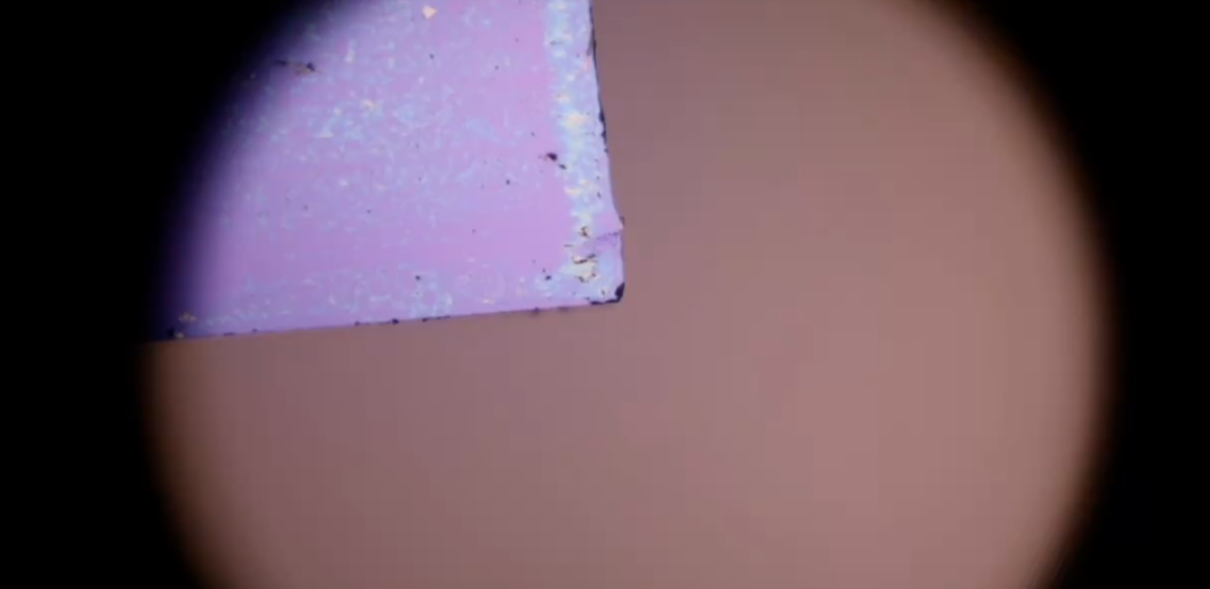
#> input picture hardware/test.png, 2420 x 1178 px, given in place of test_video.mp4, which was not available (shown at 1/2 size)
$ python newCorner.py
#> lines starting #> are read from the running program, lines starting #| are printed output that depends on the picture; after the words box and inside, x2 and y2 are one past the last pixel; in counts of white or black regions, pixels touching at a corner belong together; pictures that were not available may be replaced by others from this repository, and a replacement may not be noted
import cv2
import numpy as np
from scipy.ndimage import label
import matplotlib.pyplot as plt
from skimage.morphology import disk

def opencv_rank_gradient(image, selem):
    """
    Mimics skimage.filters.rank.gradient using OpenCV and NumPy.

    Args:
        image (np.ndarray): Grayscale input image (uint8).
        selem (np.ndarray): Structuring element (binary mask, e.g., from skimage.morphology.disk).

    Returns:
        np.ndarray: Gradient image (uint8).
    """
    # Ensure image is uint8
    if image.dtype != np.uint8:
        image = (255 * (image - np.min(image)) / (np.ptp(image) + 1e-8)).astype(np.uint8)

    # Use OpenCV to compute local min and max
    kernel = selem.astype(np.uint8)
    local_max = cv2.dilate(image, kernel)
    local_min = cv2.erode(image, kernel)
    gradient = local_max - local_min
    return gradient

class ChipFinder():
    def __init__(self, img, threshold = 25, min_area = 100000, labels = None):
        self.img = img
        self.lab = cv2.cvtColor(img, cv2.COLOR_RGB2LAB).astype(np.int16)
        self.lab[:,:,0] = self.lab[:,:,0] * 100.0/255.0
        self.lab[:,:,1] -= 128
        self.lab[:,:,2] -= 128
        self.threshold = threshold
        self.min_area = min_area

        if labels is None:
            self.labels = {
                (74.6, 26.9, -14.6): 1,
                (0,0,0): 0,
                (39.1, 24.9, 18.7): 0,
            }
        else:
            self.lables = labels

    def segment(self):
        gray = cv2.cvtColor(self.img, cv2.COLOR_RGB2GRAY)

        self.saved_edges = opencv_rank_gradient(gray, disk(7))
        self.edges = self.saved_edges > self.threshold
        self.masks, self.num_masks = label(np.logical_not(self.edges))
        self.mask_ids, self.mask_areas = np.unique(self.masks, return_counts=True)
        self.mask_ids = self.mask_ids[self.mask_areas > self.min_area]
        return self.masks

    def get_all_avg_lab(self):
        # Flatten masks and lab arrays
        flat_masks = self.masks.ravel()
        flat_lab = self.lab.reshape(-1, 3)
        num_masks = self.num_masks + 1

        # Prepare output arrays
        avg_labs = np.zeros((num_masks, 3), dtype=np.float32)
        var_labs = np.zeros((num_masks, 3), dtype=np.float32)

        # Compute mean and variance for each channel using bincount
        for c in range(3):
            sums = np.bincount(flat_masks, weights=flat_lab[:, c], minlength=num_masks)
            means = sums / self.mask_areas
            avg_labs[:, c] = means

        self.avg_labs = avg_labs
        return avg_labs, var_labs

    def label_masks(self):
        self.mask_labels = []

        # Prepare layer label LABs and types as arrays/lists
        base_labs = np.array(list(self.labels.keys()))
        layer_types = list(self.labels.values())

        # Compute all pairwise distances (masks x base_labs)
        dists = np.linalg.norm(self.avg_labs[:, None, :] - base_labs[None, :, :], axis=2)
        min_indices = np.argmin(dists, axis=1)

        for idx in self.mask_ids:
            label = layer_types[min_indices[idx]]
            self.mask_labels.append(label)

    def prettify(self):
        self.colored_masks = np.zeros_like(self.masks)

        for i, idx in enumerate(self.mask_ids):
            if self.mask_labels[i] == 1:
                self.colored_masks[self.masks == idx] = 255

        self.colored_masks[self.edges] = 255
        return self.colored_masks

    def get_lines(self):
        edges = cv2.Canny(mask, 50, 150, apertureSize=3)
        lines = cv2.HoughLines(edges,1,np.pi/36,50)
        if lines is None:
            return []
        return lines[:2]


if __name__ == '__main__':
    cap = cv2.VideoCapture('test_video.mp4')

    while True:
        ret, frame = cap.read()
#> frame is the input picture: shape (1178, 2420, 3); mean B, G, R 94.3, 83.8, 107.2
        if not ret:
            break

        frame = frame[100:-100, 350:1000, :]
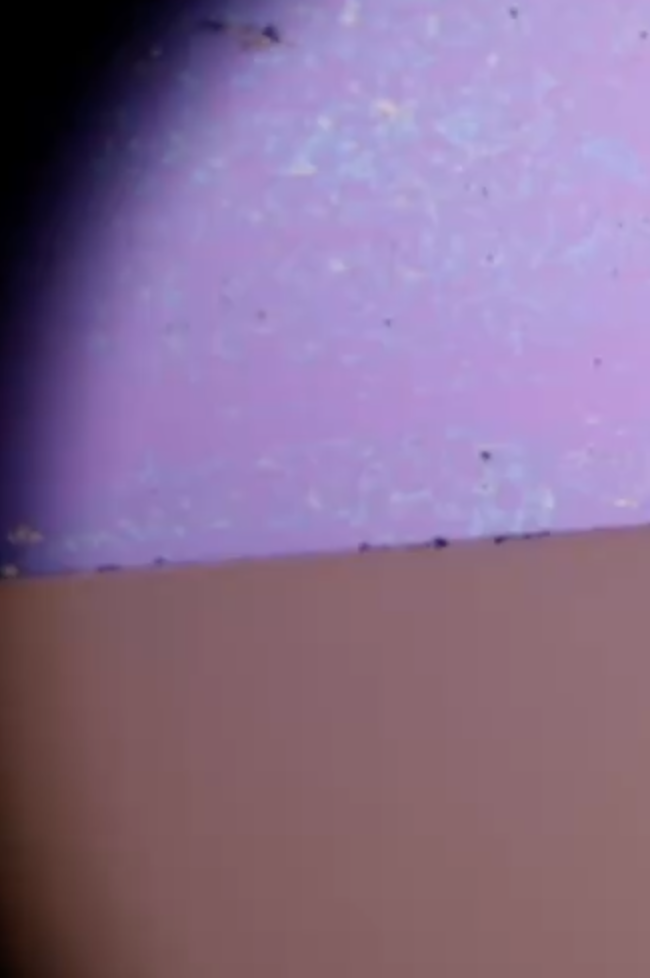
#> frame: shape (978, 650, 3); mean B, G, R 142.5, 110, 135.5
        img = cv2.cvtColor(frame, cv2.COLOR_BGR2RGB)
        test = ChipFinder(img)
#> in __init__, `self.lab[:,:,1] -= 128`:
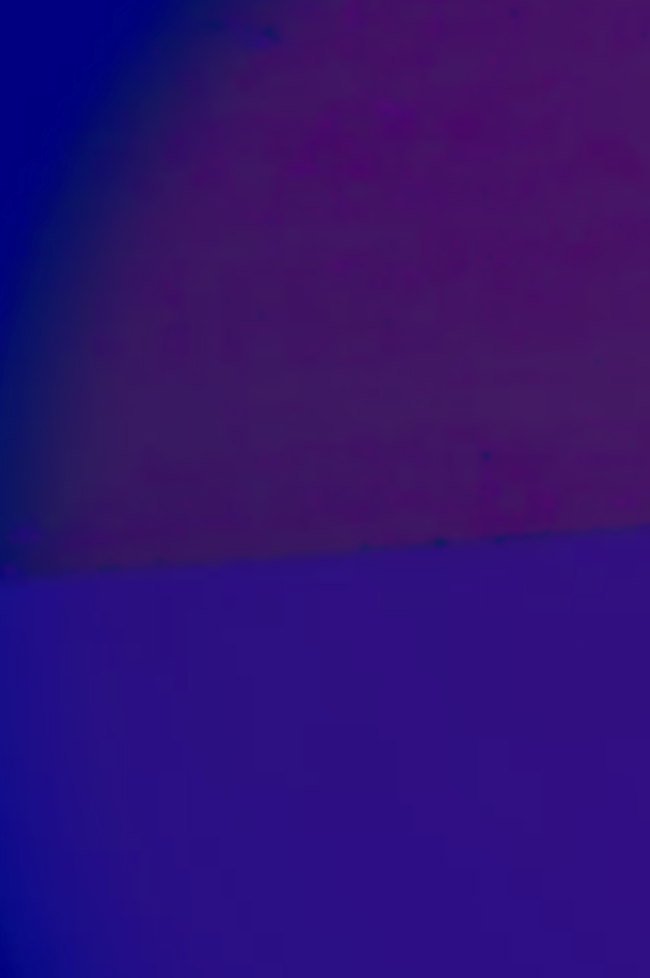
#> self.lab: shape (978, 650, 3) int16; mean R, G, B 49, 16.8, 114.8
#> in __init__, `self.lab[:,:,2] -= 128`:
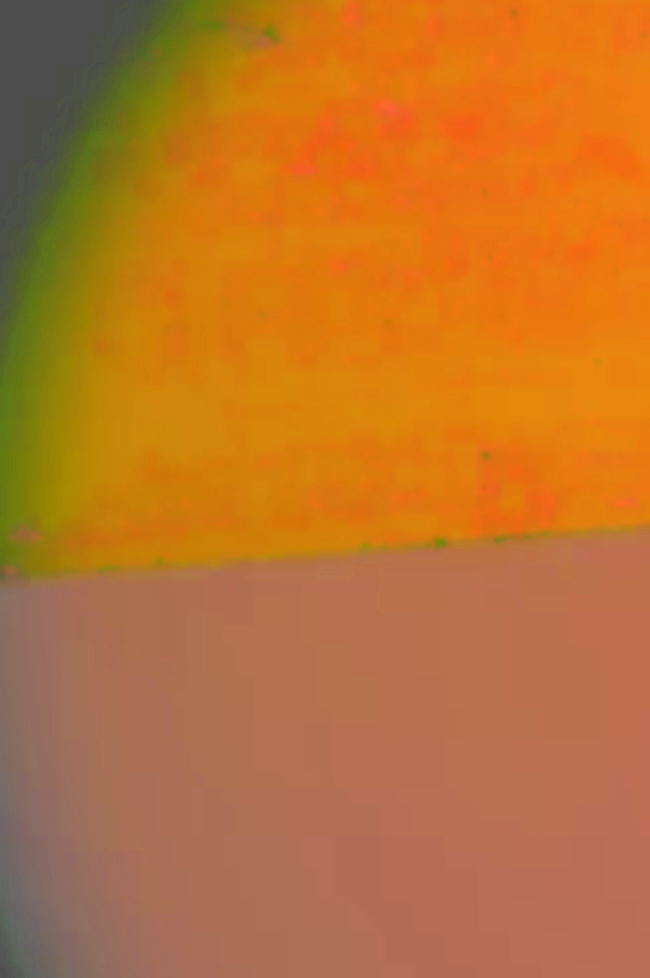
#> self.lab: shape (978, 650, 3) int16; mean R, G, B 49, 16.8, -13.2; drawn with min black and max white
        test.segment()
#> in segment, `gray = cv2.cvtColor(self.img, cv2.COLOR_RGB2GRAY)`:
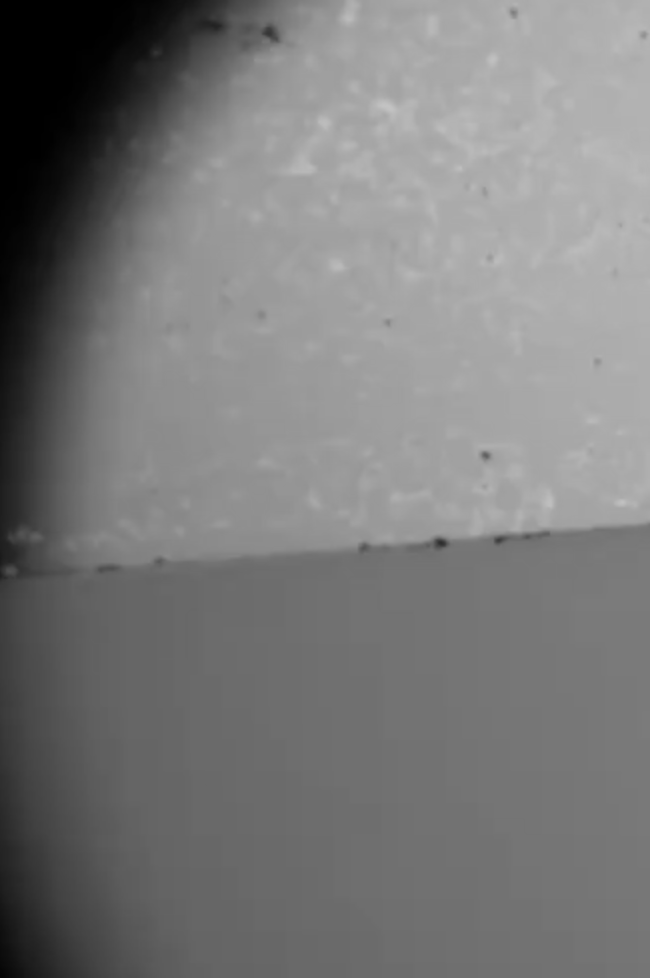
#> gray: shape (978, 650); min 0, max 195, mean 121.3
#> in segment, `self.edges = self.saved_edges > self.threshold`:
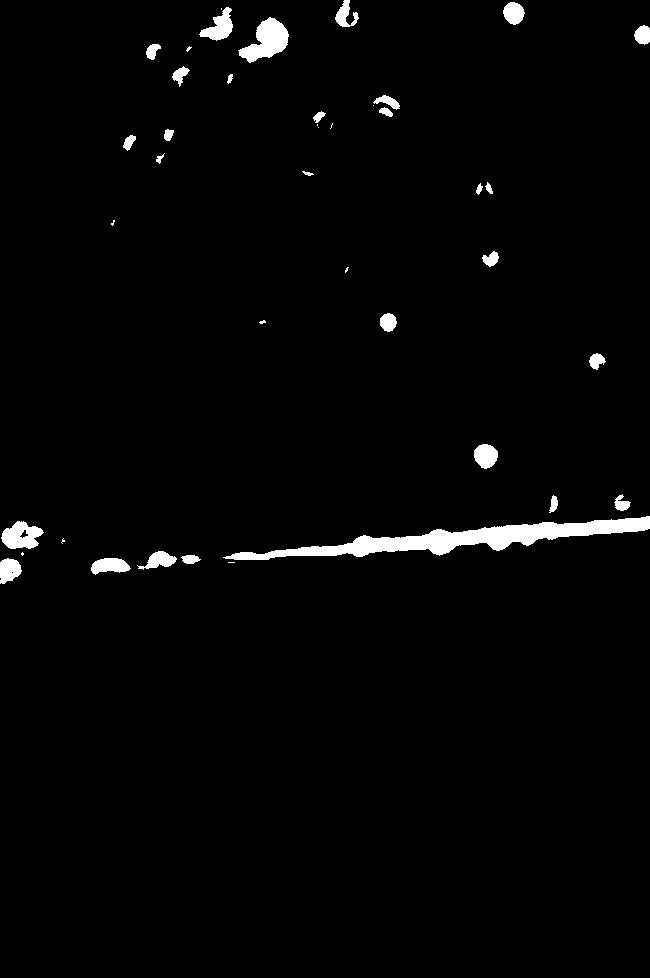
#> self.edges: shape (978, 650) bool; 2.1% white; 41 white regions (12 under 20 px), largest, box (x1, y1, x2, y2) and area: (223, 516, 650, 560) 5820, (238, 17, 289, 63) 1240, (1, 521, 44, 549) 785
#> in segment, `self.masks, self.num_masks = label(np.logical_not(self.edges))`:
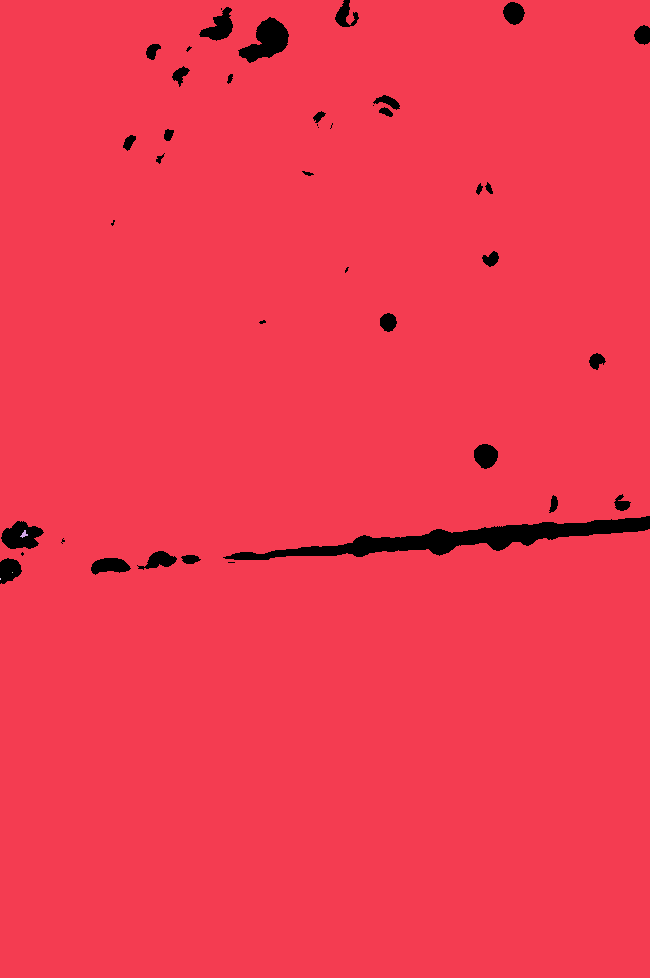
#> self.masks: shape (978, 650) int32; 5 distinct labels, from 0 to 4; one colour per label, 0 black
#> in segment, `self.masks, self.num_masks = label(np.logical_not(self.edges))`: self.num_masks = 4
#> in segment, `self.mask_ids, self.mask_areas = np.unique(self.masks, return_counts=T..`: self.mask_ids = [0, 1, 2, 3, 4]; self.mask_areas = [13240, 622427, 30, 1, 2]
#> in segment, `self.mask_ids = self.mask_ids[self.mask_areas > self.min_area]`: self.mask_ids = [1]
        test.get_all_avg_lab()
#> in get_all_avg_lab, `num_masks = self.num_masks + 1`: num_masks = 5
#> the loop in get_all_avg_lab, `for c in range(3):` made 3 passes
#> (sums, means) on passes 1 to 3: ([656458, 30517226, 962, 32, 30], [49.58, 49.03, 32.07, 32, 15]), ([240442, 10431400, 358, 10, 21], [18.16, 16.76, 11.93, 10, 10.5]), ([-309032, -8100302, -382, -7, -8], [-23.34, -13.01, -12.73, -7, -4])
#> after the loop in get_all_avg_lab, `for c in range(3):`: avg_labs = [[49.58, 18.16, -23.34], [49.03, 16.76, -13.01], [32.07, 11.93, -12.73], [32, 10, -7], [15, 10.5, -4]]
#> in get_all_avg_lab, `self.avg_labs = avg_labs`: self.avg_labs has the same summary as avg_labs
        test.label_masks()
#> in label_masks, `dists = np.linalg.norm(self.avg_labs[:, None, :] - base_labs[None, :, ..`: dists = [[27.91, 57.73, 43.85], [27.55, 53.42, 34.21], [45.13, 36.51, 34.72], [46.46, 34.25, 30.54], [62.72, 18.74, 36.1]]
#> in label_masks, `min_indices = np.argmin(dists, axis=1)`: min_indices = [0, 0, 2, 2, 1]
#> the loop in label_masks, `for idx in self.mask_ids:` made 1 pass
#> after the loop in label_masks, `for idx in self.mask_ids:`: self.mask_labels = [1]
        mask = test.prettify().astype('uint8')
#> the loop in prettify, `for i, idx in enumerate(self.mask_ids):` made 1 pass
#> after the loop in prettify, `for i, idx in enumerate(self.mask_ids):`: self.colored_masks: shape (978, 650) int32; 97.9% white; 41 black regions (12 under 20 px), largest, box (x1, y1, x2, y2) and area: (223, 516, 650, 560) 5820, (238, 17, 289, 63) 1240, (1, 521, 44, 549) 815
#> in prettify, `self.colored_masks[self.edges] = 255`:
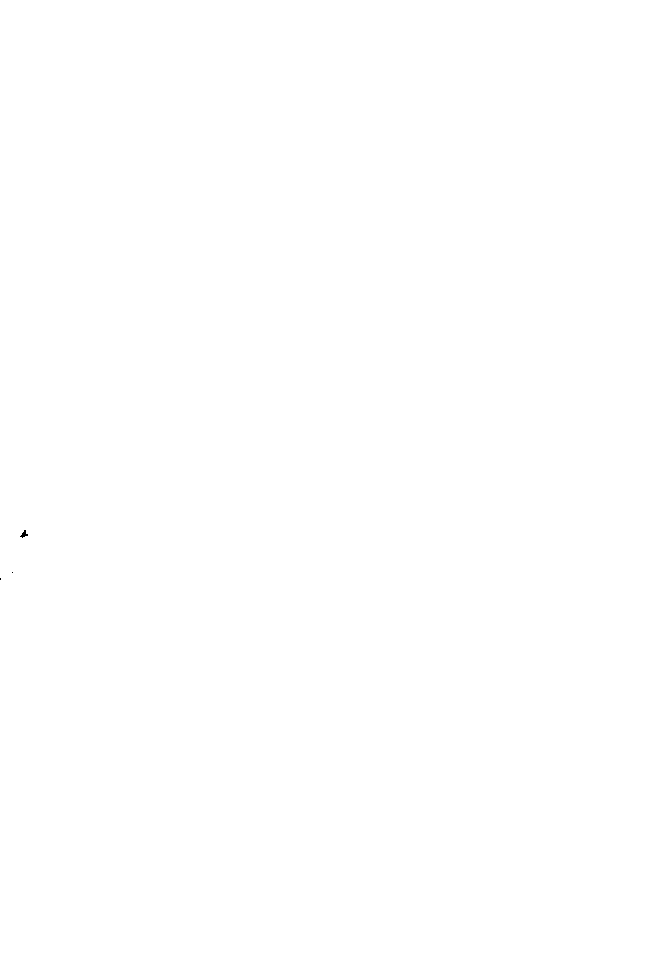
#> self.colored_masks: shape (978, 650) int32; 100% white; black in thin lines or dots, all inside (x1, y1, x2, y2) = (0, 530, 28, 580)

        # Convert mask to RGB for visualization
        mask_rgb = cv2.cvtColor(mask, cv2.COLOR_GRAY2RGB)

        lines = test.get_lines()
#> in get_lines, `lines = cv2.HoughLines(edges,1,np.pi/36,50)`: lines = None
#> lines = []

        # Draw Hough lines
        line_params = []
        intersections = []

        for line in lines[:2]:
            rho,theta = line[0]
            a = np.cos(theta)
            b = np.sin(theta)
            x0 = a*rho
            y0 = b*rho
            x1 = int(x0 + 2000*(-b))
            y1 = int(y0 + 2000*(a))
            x2 = int(x0 - 2000*(-b))
            y2 = int(y0 - 2000*(a))

            cv2.line(mask_rgb,(x1,y1),(x2,y2),(0,255,0),2)

            A = y2 - y1
            B = x1 - x2
            C = A * x1 + B * y1
            line_params.append((A, B, C))
#> this loop made 0 passes
#> after the loop, line_params = []

        # Find intersection of the two lines
#> (the run stopped early here; a loop or call above may not have finished)
